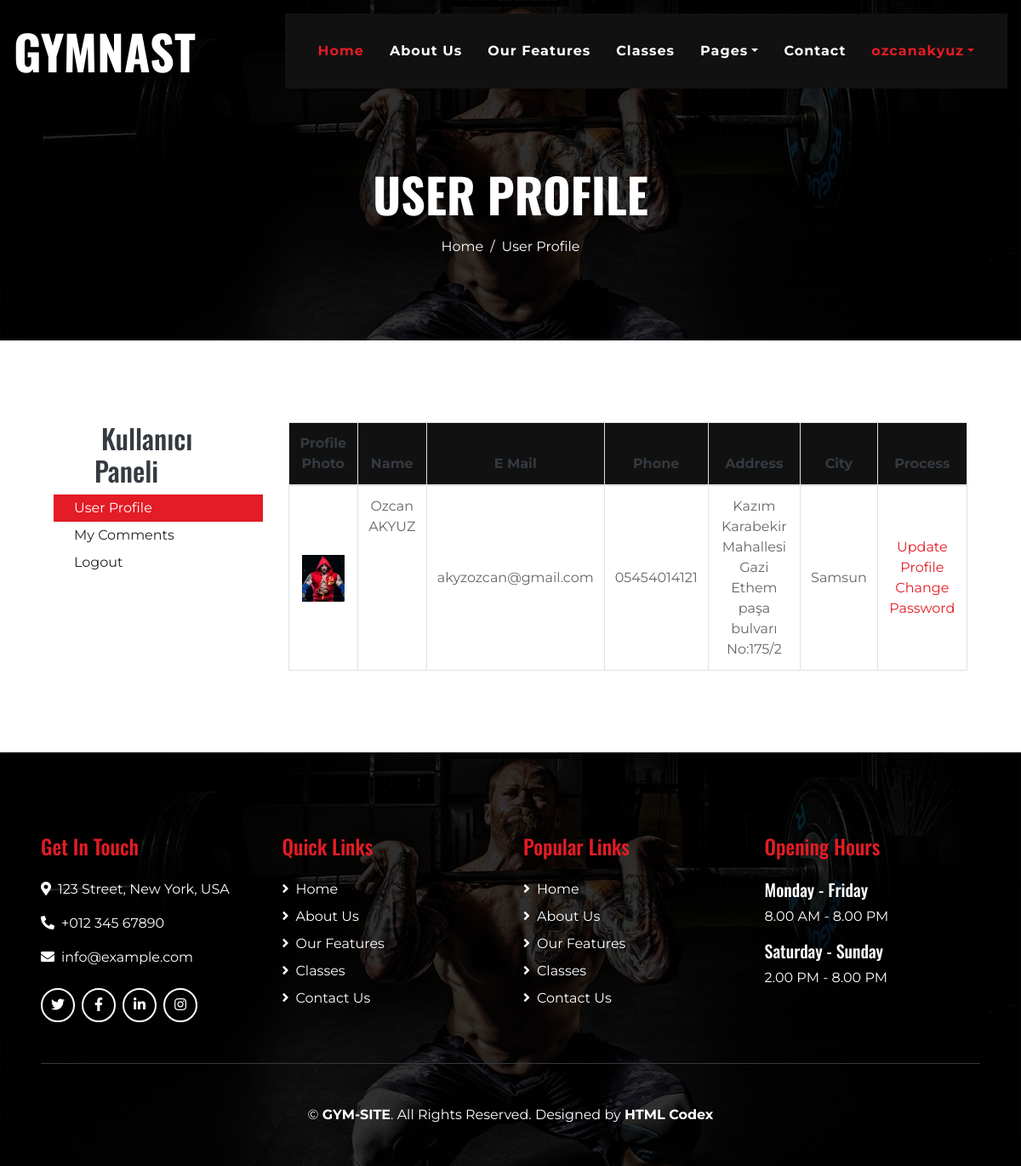
Screenshot of /user/ (signed in) with the database file from the repository.
### home/models.py (models this page shows, shortened)
class UserProfile(models.Model):
    user = models.OneToOneField(User, on_delete=models.CASCADE)
    phone = models.CharField(blank=True, max_length=20)
    address = models.CharField(blank=True, max_length=150)
    city = models.CharField(blank=True, max_length=20)
    country = models.CharField(blank=True, max_length=50)
    image = models.ImageField(blank=True, upload_to='images/users/')
    def image_tag(self):
        return mark_safe('<img src="{}" height="50"/>'.format(self.image.url))
    image_tag.short_description = 'Image'

### user/views.py (the view)
# urls.py: path("", views.index, name="index"),
def index(request):
    current_user = request.user
    profile = UserProfile.objects.get(user_id = current_user.pk)
    context = {'profile': profile}
    return render(request, 'user_profile.html', context)

### user/templates/user_profile.html (shortened to what this page needs)
{% extends 'homebase.html' %}
{% load static %}
{% block body %}
<div class="container-fluid page-header mb-5">
    <div class="d-flex flex-column align-items-center justify-content-center pt-0 pt-lg-5" style="min-height: 400px">
        <h4 class="display-4 mb-3 mt-0 mt-lg-5 text-white text-uppercase font-weight-bold">User Profile</h4>
        <div class="d-inline-flex">
            <p class="m-0 text-white"><a class="text-white" href="/home">Home</a></p>
            <p class="m-0 text-white px-2">/</p>
            <p class="m-0 text-white">User Profile</p>
        </div>
    </div>
</div>
    <div class="container-fluid pt-5">
        <div class="row px-xl-5">
            {% include 'user_panel.html' %}
                <div class="col-lg-9 table-responsive mb-5">
                <table class="table table-bordered text-center mb-0">
                    <thead class="bg-secondary text-dark">
                        <tr>
                            <th>Profile Photo</th>
                            <th>Name</th>
                            <th>E Mail</th>
                            <th>Phone</th>
                            <th>Address</th>
                            <th>City</th>
                            <th>Process</th>
                        </tr>
                    </thead>
                    <tbody class="align-middle">
                        <tr>
                            <td class="align-middle"><img src="{{  profile.image.url }}" alt="" style="width: 50px;"></td>
                            <td>{{ profile.user.get_full_name }}</td>
                            <td class="align-middle">{{ profile.user.email }}</td>
                            <td class="align-middle">{{ profile.phone }}</td>
                            <td class="align-middle">{{ profile.address }}</td>
                            <td class="align-middle">{{ profile.city }}</td>
                            <td class="align-middle">
                                <a href="/user/update" class="primary-btn">Update Profile</a>
                                <a href="/user/password" class="primary-btn">Change Password</a>
                            </td>
                        </tr>
                    </tbody>
                </table>
            </div>
        </div>
    </div>
 {% endblock %}

### home/templates/header.html (shortened to what this page needs)
{% load static %}
{% load active_link_tags %}
    <div class="container-fluid p-0 nav-bar">
        <nav class="navbar navbar-expand-lg bg-none navbar-dark py-3">
            <a href="" class="navbar-brand">
                <h1 class="m-0 display-4 font-weight-bold text-uppercase text-white">Gymnast</h1>
            </a>
            <div class="collapse navbar-collapse justify-content-between" id="navbarCollapse">
                <div class="navbar-nav ml-auto p-4 bg-secondary">
                {% with request.resolver_match.url_name as url_name %}
                    <a href="/" class="nav-item nav-link {% if url_name == 'index' %}active{% endif %}">Home</a>
                    <a href="/about" class="nav-item nav-link {% if url_name == 'about' %}active{% endif %}">About Us</a>
                    <a href="/feature" class="nav-item nav-link {% if url_name == 'feature' %}active{% endif %}">Our Features</a>
                    <a href="/classes" class="nav-item nav-link {% if url_name == 'classes' %}active{% endif %}">Classes</a>
                    <div class="nav-item dropdown">
                        <a href="/pages" class="nav-link dropdown-toggle {% if url_name == 'blog' or url_name == 'single' %}active{% endif %}" data-toggle="dropdown">Pages</a>
                    </div>
                    <a href="/contact" class="nav-item nav-link {% if url_name == 'contact' %}active{% endif %}">Contact</a>
                {%  if user.id is not None %}
                <div class="nav-item dropdown">
                    <a href="#" class="nav-link dropdown-toggle {% if url_name == 'user_comments' or url_name == 'index' %}active{% endif %}" data-toggle="dropdown">{{ user.username }}</a>
                </div>
                {% else %}
                    <a href="/login" class="nav-item nav-link">Log In</a>
                {% endif %}
                {% endwith %}
            </div>
        </div>
                </div>

### rows the page displays
UserProfile: image (picture), user.get_full_name "Ozcan AKYUZ", user.email "akyzozcan@gmail.com", phone "05454014121", address "Kazım Karabekir Mahallesi Gazi Ethem paşa bulvarı No:175/2", city "Samsun"

### other values shown
{{ user.username }} "ozcanakyuz"
